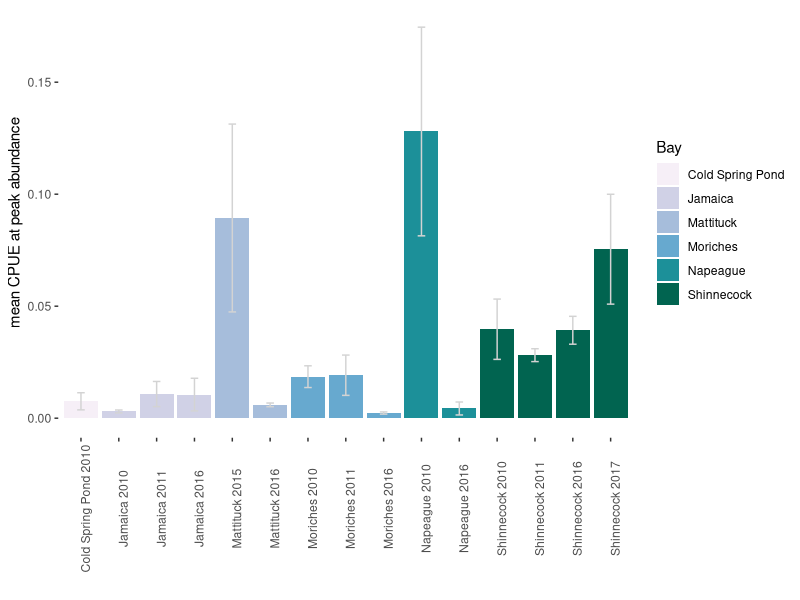

Recreate this plot in R.
## ---- chunk 1
knitr::opts_chunk$set(echo = FALSE, warning=FALSE, cache=TRUE)
## ---- chunk 2
library("tidyr")
library("ggplot2")
library("plyr")
library("purrr")
library("dplyr")
## ---- chunk 3
#keeping everything in this folder
setwd("/Users//tdolan/Documents//R-Github//WFFieldSurveyPaper")
somedata3<-read.csv("skcompiled4gams2.csv", na.strings="", header=TRUE)
#somedata4 <-dplyr::select(somedata3,-rcpT,-std_cpue,-cpue)
## ---- chunk 4
eday <- function(df){
  edays <-c()
for (i in 2:length(df$Date)){
  edays[i] <-df$Date[i]-df$Date[1]}
edays[1] <-0
df <-cbind(df,edays)
}
prepeak <-somedata3%>% dplyr::select(-minl, -maxl, -sdl, -distswept, -Tow, -Towindex) %>% mutate(Date=as.Date(Date))%>%
  unite(BayYear,Bay,Year, remove=FALSE)%>% arrange(Date)%>% base::split(.$BayYear) %>% map(eday)  #very important to arrange by date first. 
somedata3 <-mutate(somedata3,Date=as.Date(Date), Year=as.factor(Year), area=!is.na(area))
findpeak <-ddply(somedata3, Bay~Year~Date, summarize, new.cpue=sum(cpT)/sum(area))

#Mattituck
MTtows <-read.csv("mt YOY length and weight.csv",header=TRUE)
MTtows <-mutate(MTtows, len = as.numeric(Length..mm.), Tow=as.factor(Tow), Date=as.Date(Date)) %>%mutate(pres = ifelse(is.na(len),0,1))
MTcpt <-ddply(MTtows, Date~Tow, summarize, cpT=sum(pres)) %>% separate(Date, c("Year","m","d"),sep="-", remove=FALSE) %>% dplyr::rename(X=Tow)

#subset the dataset to before the peak by manually looking at what eday corresponds to the maximum cpue, the day before and after. 
prepeak_CSP10 <-filter(prepeak$`Cold Spring Pond_2010`, edays %in% c(0,7)) 
prepeak_J10 <-filter(prepeak$`Jamaica_2010`, edays %in% c(0,17))
prepeak_J11 <-filter(prepeak$`Jamaica_2011`, edays %in% c(0,28,42))
prepeak_J16 <-filter(prepeak$`Jamaica_2016`, edays %in% c(0,7))
prepeak_M10 <-filter(prepeak$`Moriches_2010`, edays %in% c(8,24,44))
prepeak_M11 <-filter(prepeak$`Moriches_2011`, edays %in% c(23,35,49))  
prepeak_M16 <-filter(prepeak$`Moriches_2016`, edays %in% c(23,30,37)) 
prepeak_N10 <-filter(prepeak$`Napeague_2010`, edays %in% c(0,21))
prepeak_N16 <-filter(prepeak$`Napeague_2016`, edays %in% c(21, 27, 35))
prepeak_Sh10 <-filter(prepeak$`Shinnecock_2010`, edays %in% c(9,27, 43)) #First peak
prepeak_Sh11 <-filter(prepeak$`Shinnecock_2011`, edays %in% c(0,25)) #First peak, second peak is at edays=79
prepeak_Sh16 <-filter(prepeak$`Shinnecock_2016`, edays %in% c(23, 30, 37)) #First peak, second peak, which is slightly larger, is at edays=56
prepeak_Sh17 <-filter(prepeak$`Shinnecock_2017`, edays %in% c(12, 20, 26)) #first peak, second peak, which is smaller, is at edays=47
prepeak_MT15 <-filter(MTcpt, Year=="2015") %>% eday() %>% filter(edays  %in% c(0, 13, 27)) %>% mutate(Year=as.integer(Year),X=as.integer(X), Bay="Mattituck")
prepeak_MT16 <<-filter(MTcpt, Year=="2016") %>% eday() %>% filter(edays  %in% c(11, 28, 39)) %>% mutate(Year=as.integer(Year),X=as.integer(X),Bay="Mattituck")
prepeak <-bind_rows(prepeak_CSP10,prepeak_J10,prepeak_J11,prepeak_J16,prepeak_M10,prepeak_M11,prepeak_M16,prepeak_N10,prepeak_N16,prepeak_Sh10,prepeak_Sh11,prepeak_Sh16,prepeak_Sh17, prepeak_MT15, prepeak_MT16) 


## ---- chunk 5

#we don't want the standard deviation, we want the standard error of the mean. 
std <- function(x) sd(x)/sqrt(length(x))

## we want the mean catch per area swept across the peak ##
CPArea <-function(df) {
dat.eq1 <-ddply(df, Date~Year, summarize, area_swept=sum(area), total.catch=sum(cpT))%>% mutate(daily.cpue=total.catch/area_swept) 
df.prod <-ddply(dat.eq1, ~Year, summarize, avProd=mean(daily.cpue), seprod=std(daily.cpue))
df.prod}

#use function00
split.bay <- prepeak %>% base::split(.$Bay) 

a <-CPArea(split.bay$Shinnecock)
a <-mutate(a,Year=as.factor(Year), Bay="Shinnecock")
b <-CPArea(split.bay$Jamaica)
b <-mutate(b,Year=as.factor(Year), Bay="Jamaica") 
c <-CPArea(split.bay$Moriches)
c <-mutate(c,Year=as.factor(Year), Bay="Moriches")
d <-CPArea(split.bay$Napeague)
d<-mutate(d,Year=as.factor(Year), Bay="Napeague")
e <-CPArea(split.bay$`Cold Spring Pond`)
e <-mutate(e,Year=as.factor(Year), Bay="Cold Spring Pond")


###Mattituck###
# we do not have per tow area swept for mattituck readily available, so here is a workaround.
MTarea <-read.csv("some_mt_data.csv",header=TRUE) #per week area
MTarea <-dplyr::select(MTarea,Date,area)%>% mutate(Date=as.Date(Date))
prepeak_MT <-bind_rows(prepeak_MT15, prepeak_MT16) #per tow dataset

dat.eq1 <-ddply(prepeak_MT, Date~Year, summarize, total.catch=sum(cpT)) #now we have weekly catch
dat.eq1 <-left_join(dat.eq1, MTarea, by="Date") %>% mutate(daily.cpue=total.catch/area) %>%dplyr::select(Year,daily.cpue)
f <-ddply(dat.eq1, ~Year, summarize, avProd=mean(daily.cpue), seprod=std(daily.cpue))
f <-mutate(f,Year=as.factor(Year), Bay="Mattituck")

peakdens <-bind_rows(a,b,c,d,e,f)%>%unite(BayYear, Bay, Year, sep=" ", remove=FALSE)%>%arrange(Year)
peakdens <-mutate(peakdens, UCI=avProd + seprod, LCI=avProd-seprod)

drabcolors <-c("#f6eff7","#d0d1e6","#a6bddb", "#67a9cf", "#1c9099", "#016450")

peakdens %>%
  filter(Year %in% c(2010,2011,2015,2016,2017))%>%
  ggplot(aes(x=BayYear,y=avProd, fill=Bay)) +
  geom_bar(stat="identity", position="dodge")+ #ylim(c(0,35000))+
  geom_errorbar(aes(ymin=LCI, ymax=UCI),
              width=.2,position=position_dodge(.9), colour="lightgrey")+
  scale_fill_manual(values=drabcolors)+
  #facet_wrap(~year)+
  xlab("")+ylab("mean CPUE at peak abundance")+
  theme(axis.text.x = element_text(angle = 90),panel.background = element_rect(fill = "white", colour = "white"))
#ggsave("bayprod_prepeak.png", path="/Users/tdolan/documents/WF SK PROJ/Survey data/Field Survey Paper/final figures")
#dev.off()


